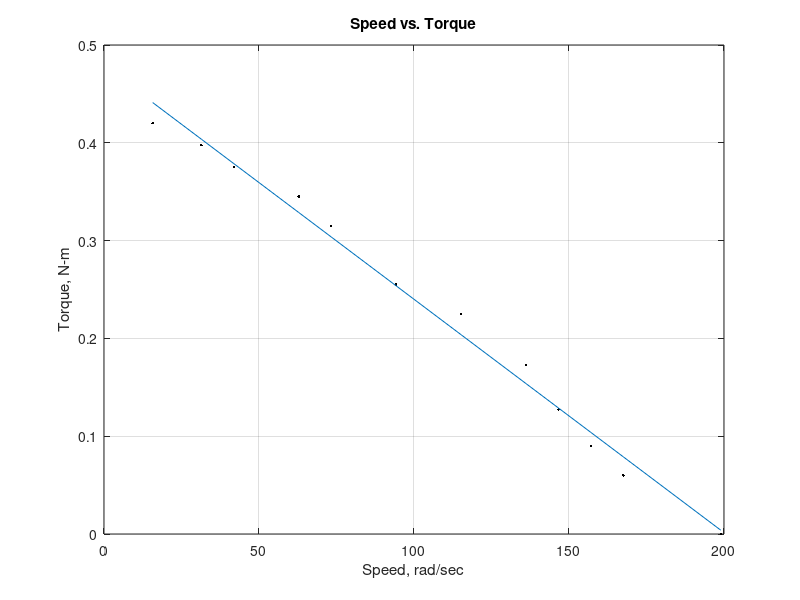

Source code (MATLAB):
speed = [198.968 167.552 157.080 146.608 136.136 115.192 94.248 73.304 62.832 41.888 31.416 15.708];
torque = [0 .06 .09 .1275 .1725 .225 .255 .315 .345 .375 .3975 .42]; %matrix for torque values
power = [0 10.053 14.137 183692 23.483 25.918 24.033 23.091 21.677 15.708 12.488 6.597];%matrix for power values

top_torque = length(speed).*sum(torque.*speed) - sum(torque).*sum(speed); % I split up the top and bottom parts for formula to find a1
bottom_torque = length(speed).*sum(speed.^2) - (sum(speed)).^2;

top_power = length(speed).*sum(power.*speed) - sum(power).*sum(speed); % I split up the top and bottom parts for formula to find a1
bottom_power = length(speed).*sum(speed.^2) - (sum(speed)).^2;

a1_torque = top_torque./bottom_torque; %formula to find a1
a0_torque = mean(torque) - a1_torque.*mean(speed); %formula to find a0
y_torque = a0_torque + a1_torque.*speed; %find the equation for the line of best fit

a1_power = top_power./bottom_power; %formula to find a1
a0_power = mean(power) - a1_power.*mean(speed); %formula to find a0
y_power = a0_power + a1_power.*speed; %find the equation for the line of best fit


plot (speed, torque,'.k',speed, y_torque) %plot speed vs torque points, with no lines connecting the individual points, then graph the line of best fit
grid on %turn the grid on
title('Speed vs. Torque') %turn the title on
xlabel('Speed, rad/sec') %label x axis
ylabel('Torque, N-m') %label y axis
